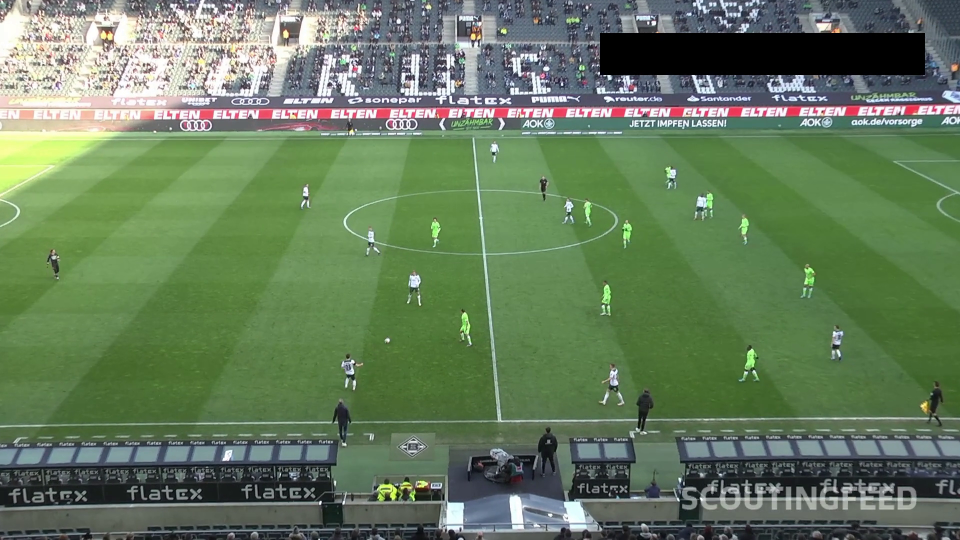
#> input picture images/image_001.png, 1920 x 1080 px (shown at 1/2 size)
$ python main.py ../../images
#> lines starting #> are read from the running program, lines starting #| are printed output that depends on the picture; after the words box and inside, x2 and y2 are one past the last pixel; in counts of white or black regions, pixels touching at a corner belong together
### pitch_tracker_mod/pitch_tracker/common.py
"""This module defines useful functions to manipulate images"""

import cv2
import numpy as np


def draw_point(img, point):
    """Draw key point with opencv on image"""
    if point is None:
        return img
    img = cv2.circle(
        img,
        center=(int(point[0]), int(point[1])),
        radius=5,
        color=(0, 0, 255),
        thickness=5,
    )

    return img


def draw_line(img, line, color="red"):
    """Draw unlimited line on image with some color
    Line is defined in polar coordinates
    """

    if line is None:
        return img

    rho = line[0]
    theta = line[1]
    a = np.cos(theta)
    b = np.sin(theta)
    x0 = a * rho
    y0 = b * rho
    pt1 = (int(x0 + 2000 * (-b)), int(y0 + 2000 * (a)))
    pt2 = (int(x0 - 2000 * (-b)), int(y0 - 2000 * (a)))
    bgr = (255, 255, 255)
    if color == "red":
        bgr = (0, 0, 255)
    elif color == "blue":
        bgr = (255, 0, 0)
    elif color == "green":
        bgr = (0, 255, 0)
    cv2.line(img, pt1, pt2, bgr, 3, cv2.LINE_AA)

    return img


def intersect(line_1, line_2):
    """
    Find intersection of two lines
    """

    if line_1 is None or line_2 is None:
        return None

    rho_1 = line_1[0]
    theta_1 = line_1[1]
    rho_2 = line_2[0]
    theta_2 = line_2[1]

    if theta_1 == theta_2:
        return None

    u = (rho_1 * np.sin(theta_2) - rho_2 * np.sin(theta_1)) / np.sin(theta_2 - theta_1)
    if theta_1 != 0:
        v = (rho_1 - u * np.cos(theta_1)) / np.sin(theta_1)
    else:
        v = (rho_2 - u * np.cos(theta_2)) / np.sin(theta_2)

    return [int(u), int(v)]

### pitch_tracker_mod/pitch_tracker/key_points.py
"""
This module defines KeyPoints class and its correspondance in the 3D world
See the README.md to have a better understanding of the naming of the 3D points
"""

import numpy as np
from .common import draw_point

# Points in world with origin au centre, x going right, y to the foreground, z to the top
# Positions are based on official soccer dimensions
right_circle_world = [9.15, 0, 0]
left_circle_world = [-9.15, 0, 0]
behind_circle_world = [0, 0, 9.15]
front_circle_world = [0, 0, -9.15]
front_middle_line_world = [0, 0, -34]
back_middle_line_world = [0, 0, 34]
test_point_world = [30, 0, 34]
help_point_world = [-30, 0, 34]

corner_back_left_world = [-52.5, 0, 34]
corner_front_left_world = [-52.5, 0, -34]
corner_back_right_world = [52.5, 0, 34]
corner_front_right_world = [52.5, 0, -34]


DIST_TO_CENTER = 77.0


class KeyPoints:
    """
    Class of key points to be used to solve the PnP
    and estimate the focal length
    """

    def __init__(self):
        self.right_circle = None
        self.left_circle = None
        self.behind_circle = None
        self.front_circle = None
        self.front_middle_line = None
        self.back_middle_line = None
        self.corner_back_left = None
        self.corner_back_right = None
        self.corner_front_left = None
        self.corner_front_right = None

    def draw(self, img):
        """Draw all key points on image"""
        img = draw_point(img, self.right_circle)
        img = draw_point(img, self.left_circle)
        img = draw_point(img, self.behind_circle)
        img = draw_point(img, self.front_circle)
        img = draw_point(img, self.front_middle_line)
        img = draw_point(img, self.back_middle_line)
        img = draw_point(img, self.corner_back_left)
        img = draw_point(img, self.corner_back_right)
        img = draw_point(img, self.corner_front_left)
        img = draw_point(img, self.corner_front_right)

        return img

    # [96 lines left out: functions __str__, make_2d_3d_association_list, compute_focal_length, not called in this run]

### pitch_tracker_mod/pitch_tracker/key_lines.py
"""This module defines key lines to be detected on image"""

from pitch_tracker.common import draw_line


class KeyLines:
    """5 Key lines"""

    def __init__(self):
        self.front_line = None
        self.back_line = None
        self.main_line = None
        self.left_goal_line = None
        self.right_goal_line = None

    def draw(self, img):
        """Draw all lines on image"""
        img = draw_line(img, self.front_line, "red")
        img = draw_line(img, self.back_line, "red")
        img = draw_line(img, self.main_line, "green")
        img = draw_line(img, self.left_goal_line, "blue")
        img = draw_line(img, self.right_goal_line, "blue")

        return img

### pitch_tracker_mod/pitch_tracker/main.py
"""
This file defines function to be able to spot field lines in order to detect key points
that will help to localize our camera correctly

Try it with

```
python pitch_tracker.py ../images/
```

"""

from argparse import ArgumentParser
from pathlib import Path
import cv2
import numpy as np

from pitch_tracker.common import intersect
from pitch_tracker.key_points import KeyPoints
from pitch_tracker.key_lines import KeyLines


def find_back_front_lines(img):
    """
    Find back and front lines of the soccer pitch
    (where coach and linesmen are located)
    """

    height = img.shape[0]
    width = img.shape[1]

    # Use a standard canny before performing Hough lines detection
    dst = cv2.Canny(img, 50, 200, None, 3)

    lines = cv2.HoughLines(
        dst,
        1,
        np.pi / 180 / 4,
        500,
        None,
        min_theta=80 / 180 * np.pi,
        max_theta=100 / 180 * np.pi,
    )

    assert lines is not None

    # Loop over the lines to detect only one at the top and at the bottom of the image
    back_line_y = 0
    back_line = None
    front_line_y = height
    front_line = None
    for line in lines:
        rho = line[0][0]
        theta = line[0][1]
        a = np.cos(theta)
        b = np.sin(theta)
        y_middle = (rho - width / 2 * np.cos(theta)) / np.sin(theta)
        if back_line_y < y_middle < height / 2:
            back_line_y = y_middle
            back_line = line[0]
        if height / 2 < y_middle < front_line_y:
            front_line_y = y_middle
            front_line = line[0]

    # back and front line are here a tuple (rho, theta) in polar coordinates

    return back_line, front_line


def remove_out_of_field(img, back_line, front_line):
    """
    Remove every pixels outside of the back and front lines
    i.e. replace them by black pixels
    Return the modified image
    """

    if back_line is None and front_line is None:
        return img

    img_copy = img.copy()

    width = img_copy.shape[1]

    if back_line is None:
        rho_front = front_line[0]
        theta_front = front_line[1]
        for j in range(width):
            y_front = int((rho_front - j * np.cos(theta_front)) / np.sin(theta_front))
            img_copy[y_front:, j] = [0, 0, 0]
        return img_copy

    if front_line is None:
        rho_back = back_line[0]
        theta_back = back_line[1]
        for j in range(width):
            y_back = int((rho_back - j * np.cos(theta_back)) / np.sin(theta_back))
            img_copy[0:y_back, j] = [0, 0, 0]
        return img_copy

    rho_back = back_line[0]
    theta_back = back_line[1]
    rho_front = front_line[0]
    theta_front = front_line[1]
    for j in range(width):
        y_back = int((rho_back - j * np.cos(theta_back)) / np.sin(theta_back))
        y_front = int((rho_front - j * np.cos(theta_front)) / np.sin(theta_front))
        img_copy[0:y_back, j] = [0, 0, 0]
        img_copy[y_front:, j] = [0, 0, 0]

    # cv2.imshow("Lines removal", img_copy)
    # cv2.waitKey(0)

    return img_copy


def find_main_line(img):
    """
    Find the main line (~vertical line on the image)
    Return polar coordinates or None if no main line was found
    """

    # Use a canny/hough line detection to detect a vertical line
    dst = cv2.Canny(img, 50, 200, None, 3)
    # cv2.imshow("Canny", dst)
    # cv2.waitKey(0)

    # Copy edges to the images that will display the results in BGR
    cdst = cv2.cvtColor(dst, cv2.COLOR_GRAY2BGR)
    lines = cv2.HoughLines(
        dst,
        1,
        np.pi / 180 / 2,
        200,
        None,
        min_theta=0,
        max_theta=40 / 180 * np.pi,
    )

    lines_other = cv2.HoughLines(
        dst,
        1,
        np.pi / 180 / 2,
        250,
        None,
        min_theta=130 / 180 * np.pi,
        max_theta=np.pi,
    )

    if lines is not None:
        return lines[0][0]
    if lines_other is not None:
        return lines_other[0][0]
    return None


def find_central_circle(
    img, back_middle_point, front_middle_point, main_line, debug=False
):
    """
    Find central circle and return 4 'corners' of this circle.
    Use floodfilling in a Canny image to fill the circle.
    """

    if back_middle_point is None or front_middle_point is None:
        return None, None, None, None

    dst = cv2.Canny(img, 20, 100, None, 3)

    width = img.shape[1]
    if debug:
        cv2.imshow("Canny", dst)
        cv2.waitKey(0)

    # Copy the thresholded image.
    im_floodfill = dst.copy()

    # Dilate to have bolder contours
    im_floodfill = cv2.dilate(im_floodfill, kernel=np.ones((7, 7)))
    if debug:
        cv2.imshow("Dilatation", im_floodfill)
        cv2.waitKey(0)

    # Mask used to flood filling.
    h, w = dst.shape[:2]
    mask = np.zeros((h + 2, w + 2), np.uint8)

    # Floodfill from several points where we suspect the circle to be
    back_middle_point = np.array(back_middle_point)
    front_middle_point = np.array(front_middle_point)
    center_approx = 0.3 * front_middle_point + 0.7 * back_middle_point

    for seed in [-150, -100, -50, 50, 100, 150]:
        root = (int(center_approx[0]) + seed, int(center_approx[1]))
        if 0 <= root[0] < width:
            if im_floodfill[root[1], root[0]] != 0:
                continue
            cv2.floodFill(im_floodfill, mask, root, 128)

    if debug:
        cv2.imshow("Floodfill", im_floodfill)
        cv2.waitKey(0)

    final_mask = cv2.inRange(im_floodfill, 127, 129)
    # cv2.imshow("final_mask", final_mask)
    # cv2.waitKey(0)

    final_mask = cv2.dilate(final_mask, kernel=np.ones((15, 15)))
    final_mask = cv2.erode(final_mask, kernel=np.ones((10, 10)))
    # cv2.imshow("final_mask", final_mask)
    # cv2.waitKey(0)

    # Find contours around the filled area
    cnts = cv2.findContours(final_mask, cv2.RETR_EXTERNAL, cv2.CHAIN_APPROX_SIMPLE)
    cnts = cnts[0] if len(cnts) == 2 else cnts[1]
    c = max(cnts, key=cv2.contourArea)
    left_circle = tuple(c[c[:, :, 0].argmin()][0])
    right_circle = tuple(c[c[:, :, 0].argmax()][0])
    y_top = tuple(c[c[:, :, 1].argmin()][0])[1]
    y_bottom = tuple(c[c[:, :, 1].argmax()][0])[1]

    behind_circle = [
        int((main_line[0] - y_top * np.sin(main_line[1])) / np.cos(main_line[1])),
        y_top,
    ]
    front_circle = [
        int((main_line[0] - y_bottom * np.sin(main_line[1])) / np.cos(main_line[1])),
        y_bottom,
    ]

    # It can happen that floodfilling was badely executed (wrong seed, little hole in the circle...)
    # so we must discard crazy situations
    if left_circle[0] == 0:
        left_circle = None
    elif left_circle[0] >= behind_circle[0] - 10:
        left_circle = None
    elif left_circle[0] >= front_circle[0] - 10:
        left_circle = None

    if right_circle[0] == img.shape[1] - 1:
        right_circle = None
    elif right_circle[0] <= behind_circle[0] + 10:
        right_circle = None
    elif right_circle[0] <= front_circle[0] + 10:
        right_circle = None

    if left_circle is not None:
        if (front_circle[0] - left_circle[0]) < 2 * (
            front_circle[1] - behind_circle[1]
        ):
            left_circle = None
    if right_circle is not None:
        if (right_circle[0] - front_circle[0]) < 2 * (
            front_circle[1] - behind_circle[1]
        ):
            right_circle = None

    if debug:
        cv2.imshow("FloodFill", img)
        cv2.waitKey(0)

    return left_circle, right_circle, behind_circle, front_circle


# [101 lines left out: function find_goal_line, not called in this run]


def find_key_points(img):
    """
    Find key points in image
    """
    width = img.shape[1]

    key_lines = KeyLines()

    key_lines.back_line, key_lines.front_line = find_back_front_lines(img)

    img_wo_out_of_field = remove_out_of_field(
        img, key_lines.back_line, key_lines.front_line
    )

    key_lines.main_line = find_main_line(img_wo_out_of_field)

    # key points can be found at the intersection
    key_points = KeyPoints()

    key_points.back_middle_line = intersect(key_lines.main_line, key_lines.back_line)
    key_points.front_middle_line = intersect(key_lines.main_line, key_lines.front_line)

    # Find central circle
    (
        key_points.left_circle,
        key_points.right_circle,
        key_points.behind_circle,
        key_points.front_circle,
    ) = find_central_circle(
        img,
        key_points.back_middle_line,
        key_points.front_middle_line,
        key_lines.main_line,
    )

    # Last step: detect goal line if there is one showing up
    if (
        key_points.back_middle_line is not None
        and key_points.back_middle_line[0] < width * 2 / 5
    ):
        key_lines.right_goal_line = find_goal_line(
            img, key_lines.back_line, key_points.back_middle_line, False
        )

    if (
        key_points.back_middle_line is not None
        and key_points.back_middle_line[0] > width * 3 / 5
    ):
        key_lines.left_goal_line = find_goal_line(
            img, key_lines.back_line, key_points.back_middle_line, True
        )

    if key_lines.right_goal_line is not None:
        key_points.corner_back_right = intersect(
            key_lines.right_goal_line, key_lines.back_line
        )
    if key_lines.left_goal_line is not None:
        key_points.corner_back_left = intersect(
            key_lines.left_goal_line, key_lines.back_line
        )

    return key_points, key_lines


if __name__ == "__main__":
    parser = ArgumentParser(
        description="Main script to key points on a soccer field image"
    )
    parser.add_argument("input", type=str, help="Image path or folder")
    args = parser.parse_args()

    if not Path(args.input).exists():
        raise FileExistsError

    images = (
        sorted(Path(args.input).glob("**/*"))
        if Path(args.input).is_dir()
        else [Path(args.input)]
    )

    for filename in images:
        if not filename.exists():
            continue

        print(str(filename))
        img = cv2.imread(str(filename))
#> img is the input picture: shape (1080, 1920, 3); mean B, G, R 93, 123.9, 101.8

        key_points, key_lines = find_key_points(img)
#> in find_back_front_lines, `dst = cv2.Canny(img, 50, 200, None, 3)`:
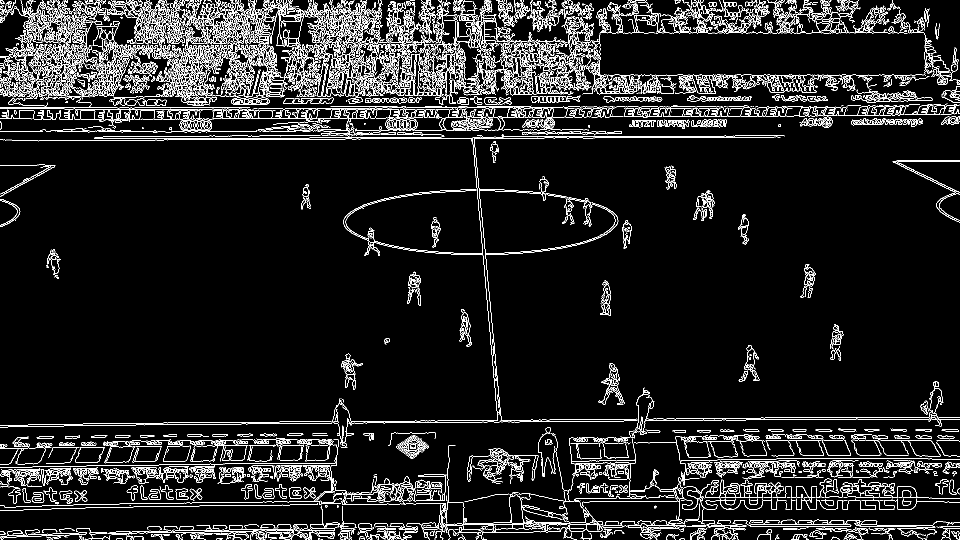
#> dst: shape (1080, 1920) (shown at 1/2 size); 8.2% white in thin lines or dots
#> in find_back_front_lines, `lines = cv2.HoughLines( dst, 1, np.pi / 180 / 4, 500, None, min_theta=..`: lines = 150 rows, first 8: [849, 1.56], [239, 1.57], [281, 1.57], [852, 1.56], [219, 1.57], [278, 1.57], [215, 1.57], [150, 1.57]
#> the loop in find_back_front_lines, `for line in lines:` made 150 passes
#> (rho, theta, a, y_middle, back_line_y) on passes 2, 3, 41: (239, 1.57, 0.00436, 234.8, 234.8), (281, 1.57, 0.00436, 276.8, 276.8), (277, 1.57, 7.55e-08, 277, 277)
#> after the loop in find_back_front_lines, `for line in lines:`: back_line_y = 277; front_line_y = 840.5
#> in find_key_points, `key_lines.back_line, key_lines.front_line = find_back_front_lines(img)`: key_lines.back_line = [277, 1.57]; key_lines.front_line = [853, 1.56]
#> in remove_out_of_field, `rho_back = back_line[0]`: rho_back = 277
#> in remove_out_of_field, `theta_back = back_line[1]`: theta_back = 1.57
#> in remove_out_of_field, `rho_front = front_line[0]`: rho_front = 853
#> in remove_out_of_field, `theta_front = front_line[1]`: theta_front = 1.56
#> the loop in remove_out_of_field, `for j in range(width):` made 1920 passes
#> (y_back, y_front) on passes 1 to 3: (277, 853), (276, 853), (276, 853)
#> after the loop in remove_out_of_field, `for j in range(width):`:
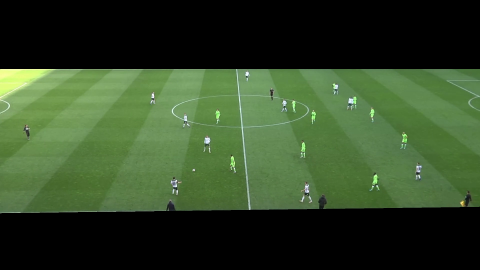
#> img_copy: shape (1080, 1920, 3) (shown at 1/4 size); mean B, G, R 39, 69.2, 49.5
#> in find_main_line, `dst = cv2.Canny(img, 50, 200, None, 3)`:
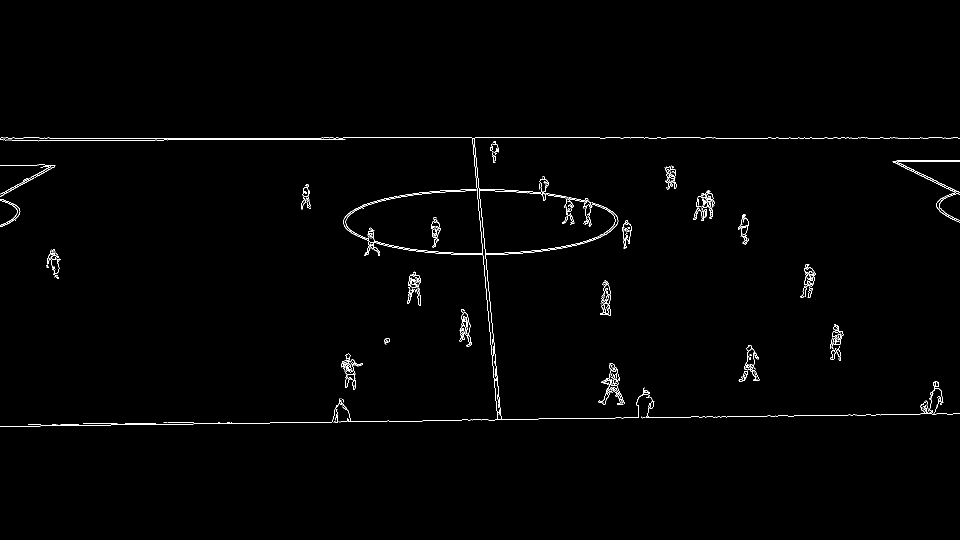
#> dst: shape (1080, 1920) (shown at 1/2 size); 0.84% white in thin lines or dots, all inside (x1, y1, x2, y2) = (0, 275, 1920, 854)
#> in find_main_line, `lines = cv2.HoughLines( dst, 1, np.pi / 180 / 2, 200, None, min_theta=..`: lines = None
#> in find_main_line, `lines_other = cv2.HoughLines( dst, 1, np.pi / 180 / 2, 250, None, min_..`: lines_other = [[-917, 3.05], [-918, 3.05]]
#> in find_key_points, `key_lines.main_line = find_main_line(img_wo_out_of_field)`: key_lines.main_line = [-917, 3.05]
#> in intersect, `rho_1 = line_1[0]`: rho_1 = -917
#> in intersect, `theta_1 = line_1[1]`: theta_1 = 3.05
#> in intersect, `rho_2 = line_2[0]`: rho_2 = 277
#> in intersect, `theta_2 = line_2[1]`: theta_2 = 1.57
#> in intersect, `u = (rho_1 * np.sin(theta_2) - rho_2 * np.sin(theta_1)) / np.sin(theta..`: u = 947.9
#> in intersect, `v = (rho_1 - u * np.cos(theta_1)) / np.sin(theta_1)`: v = 277
#> in find_key_points, `key_points.back_middle_line = intersect(key_lines.main_line, key_lines..`: key_points.back_middle_line = [947, 277]
#> in find_key_points, `key_points.front_middle_line = intersect(key_lines.main_line, key_line..`: key_points.front_middle_line = [1002, 839]
#> in find_central_circle, `dst = cv2.Canny(img, 20, 100, None, 3)`:
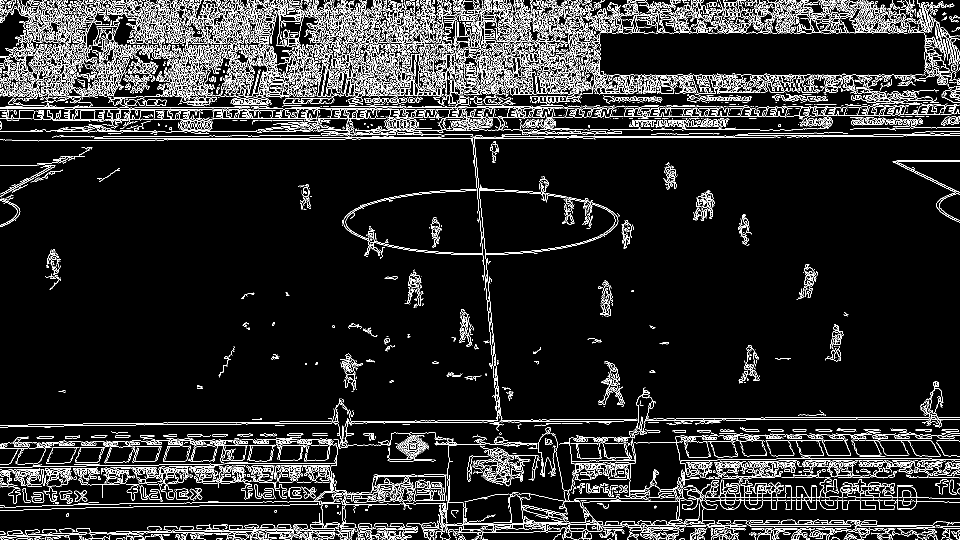
#> dst: shape (1080, 1920) (shown at 1/2 size); 9.9% white in thin lines or dots
#> in find_central_circle, `im_floodfill = cv2.dilate(im_floodfill, kernel=np.ones((7, 7)))`:
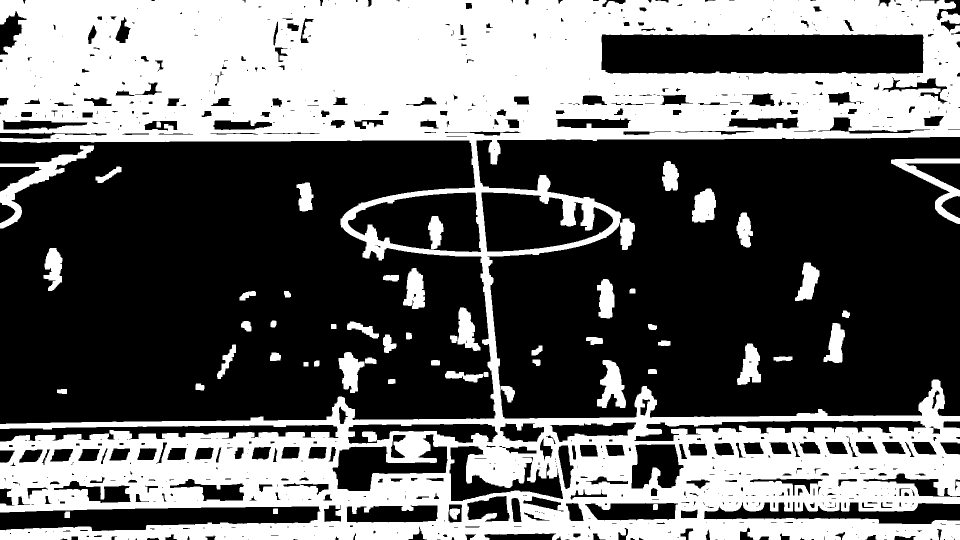
#> im_floodfill: shape (1080, 1920) (shown at 1/2 size); 40.7% white; 52 white regions, largest, box (x1, y1, x2, y2) and area: (0, 0, 1920, 1080) 793588, (0, 291, 188, 457) 6215, (1782, 317, 1920, 448) 4341
#> in find_central_circle, `back_middle_point = np.array(back_middle_point)`: back_middle_point = [947, 277]
#> (the rest of the program and of its run is left out)
